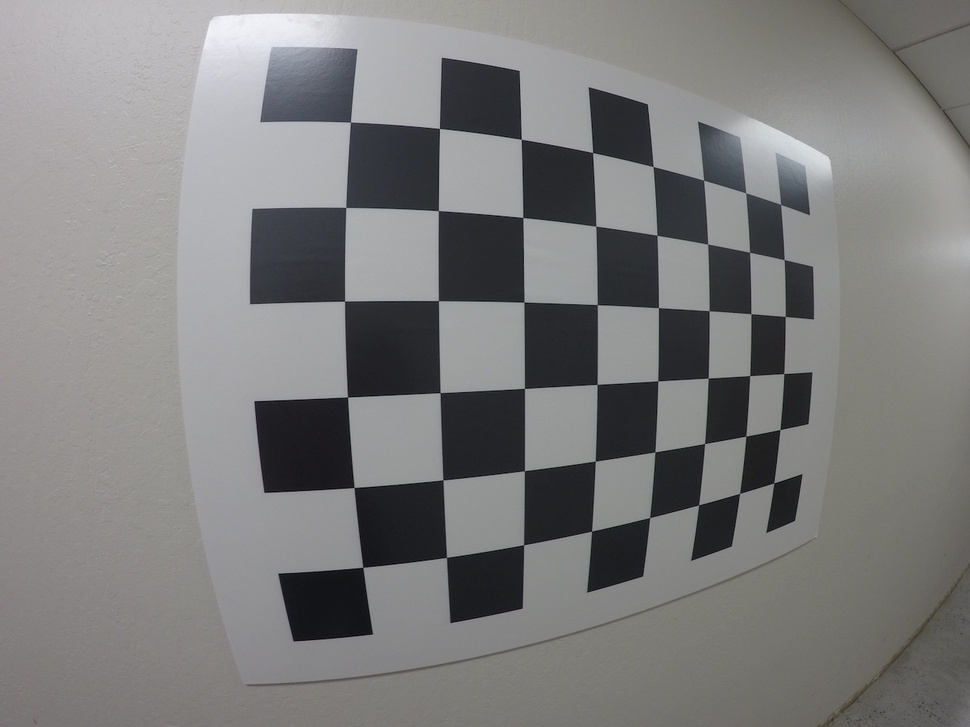
#> input picture calibration_wide/GOPR0032.jpg, 970 x 727 px, shrunk from 1280 x 960 before the run; its folder holds only this picture in this run
$ python camera_calibration.py
#> lines starting #> are read from the running program, lines starting #| are printed output that depends on the picture
'''
Mert Hacıahmetoğlu

Advanced lane finder project

03.09.2019
'''
import numpy as np
import cv2
import matplotlib.pyplot as plt
import matplotlib.image as mpimg
import pickle
import glob


'''
*****************************
1-  Calibrating camera code:
*****************************
'''

# prepare object points
objp = np.zeros((6*8,3), np.float32)
objp[:,:2] = np.mgrid[0:8, 0:6].T.reshape(-1,2)

# arrays to store them
objpoints = [] # 3d points in real world
imgpoints = [] # 2d points in image

# Gopro pictures are uploaded to system
images = glob.glob('calibration_wide/GO*.jpg')

# for loop to iterate through images
for idx, fname in enumerate(images):
	img = cv2.imread(fname) #read the file
#> img is the input picture: shape (727, 970, 3); mean B, G, R 124.7, 124.9, 125.1
	gray = cv2.cvtColor(img, cv2.COLOR_BGR2GRAY) #gray scale

	ret, corners = cv2.findChessboardCorners(gray, (8,6), None)
#> ret = True; corners = 48 rows, first 8: [350.4, 122], [439.4, 128.4], [521.3, 139.2], [592.7, 152.7], [653.1, 166.5], [703.6, 180.2], [745.7, 192.7], [780.6, 204.5]
	#here trying to find the chessboard corners for each image

	#and if found:
	if ret == True:
		objpoints.append(objp)
		imgpoints.append(corners)
		# append the neccesity data

		#no need to draw and show images here if you want you
		#can create a section to do.

# now we have objpoints and imgpoints needed for camera calibration
#calibration_wide/test_image.jpg
# let's read the initial undistortion
img = cv2.imread('mytest.jpg')
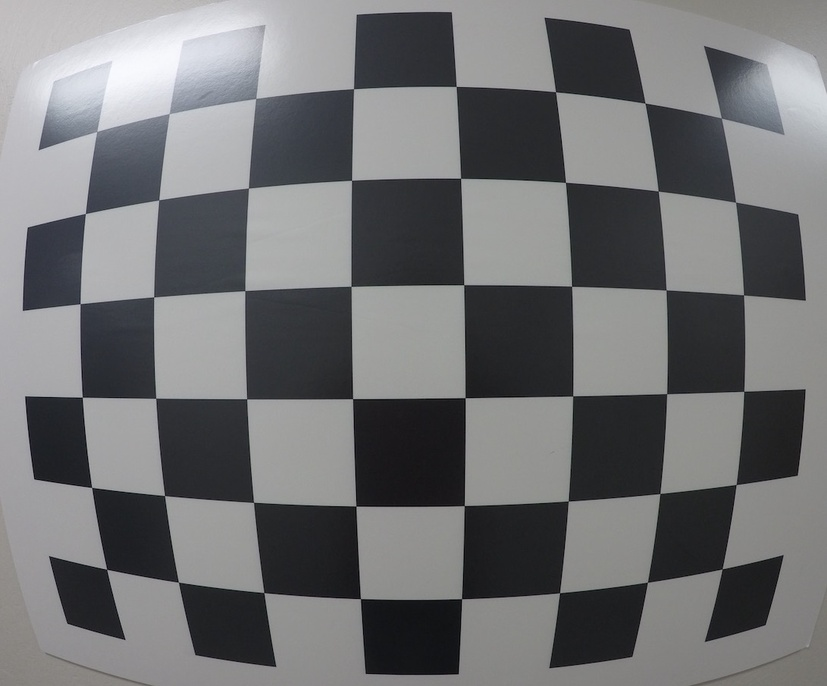
#> input picture mytest.jpg, 827 x 686 px, shrunk from 1091 x 905 before the run
#> img is the input picture: shape (686, 827, 3); mean B, G, R 114.7, 113.1, 112.5
img_size = (img.shape[1], img.shape[0])
#> img_size = (827, 686)

ret, mtx, dist, rvecs, tvecs = cv2.calibrateCamera(objpoints, imgpoints, img_size,None,None)
#> ret = 0.256; mtx = [[382.6, 0, 484.1], [0, 383.8, 375.4], [0, 0, 1]]; dist = [[-0.222, 0.0884, -0.000206, 0.0058, -0.0261]]; rvecs = ([0.0812, -0.295, -0.0252],); tvecs = ([-1.48, -2.76, 3.64],)
# camera calibration with the help of obtained object and image points

# apply this distortion correction
dst = cv2.undistort(img, mtx, dist, None, mtx)
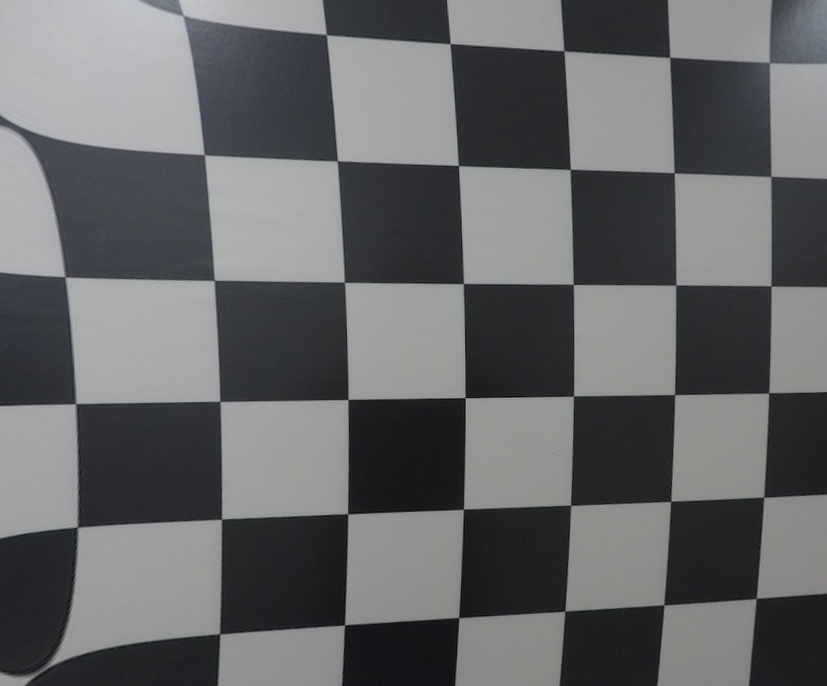
#> dst: shape (686, 827, 3); mean B, G, R 104.1, 102.6, 101.6
cv2.imwrite('calibration_wide/test_undist.jpg',dst)
# test it on the datum

# now if we had accurate results we can save the model for later use
# it's your choice to save it, I will comment down the code here since
# I have already created that file.

#	dist_pickle = {}
#	dist_pickle["mtx"] = mtx
#	dist_pickle["dist"] = dist
#	pickle.dump( dist_pickle, open( "calibration_wide/wide_dist_pickle.p", "wb" ) )

# * uncomment this part if you want to save the camera calibration
